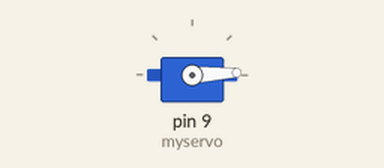
This sketch was run on a simulated Arduino Uno, built with avr-gcc and run on an emulated ATmega328P. On the bench: servo.

Above: at 0.05 s.
At 1.3 s:
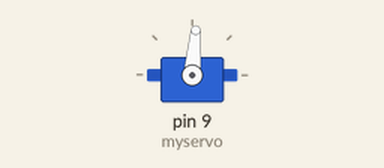
At 2.6 s:
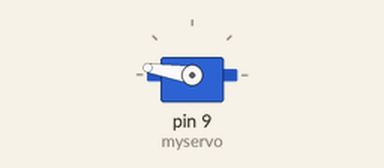
At 5.2 s:
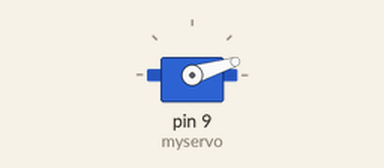
Timing chart, 0 to 7.1 s (numbered marks = the images above):
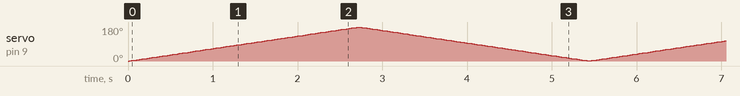

The sketch:

08_servo.ino
```cpp
/*
 * Servo
 */

#include <Servo.h> // Servo function library

Servo myservo;

void setup () {
  myservo.attach(9); // Define the position of the servo on D9
}

void loop () {
  for (int angle = 0; angle < 180; angle++) {
    myservo.write(angle); // angle of the servo
    delay(15);
  }

  for (int angle = 180; angle >= 1; angle--) {
    myservo.write(angle); // angle of the servo
    delay(15);
  }
}
```
